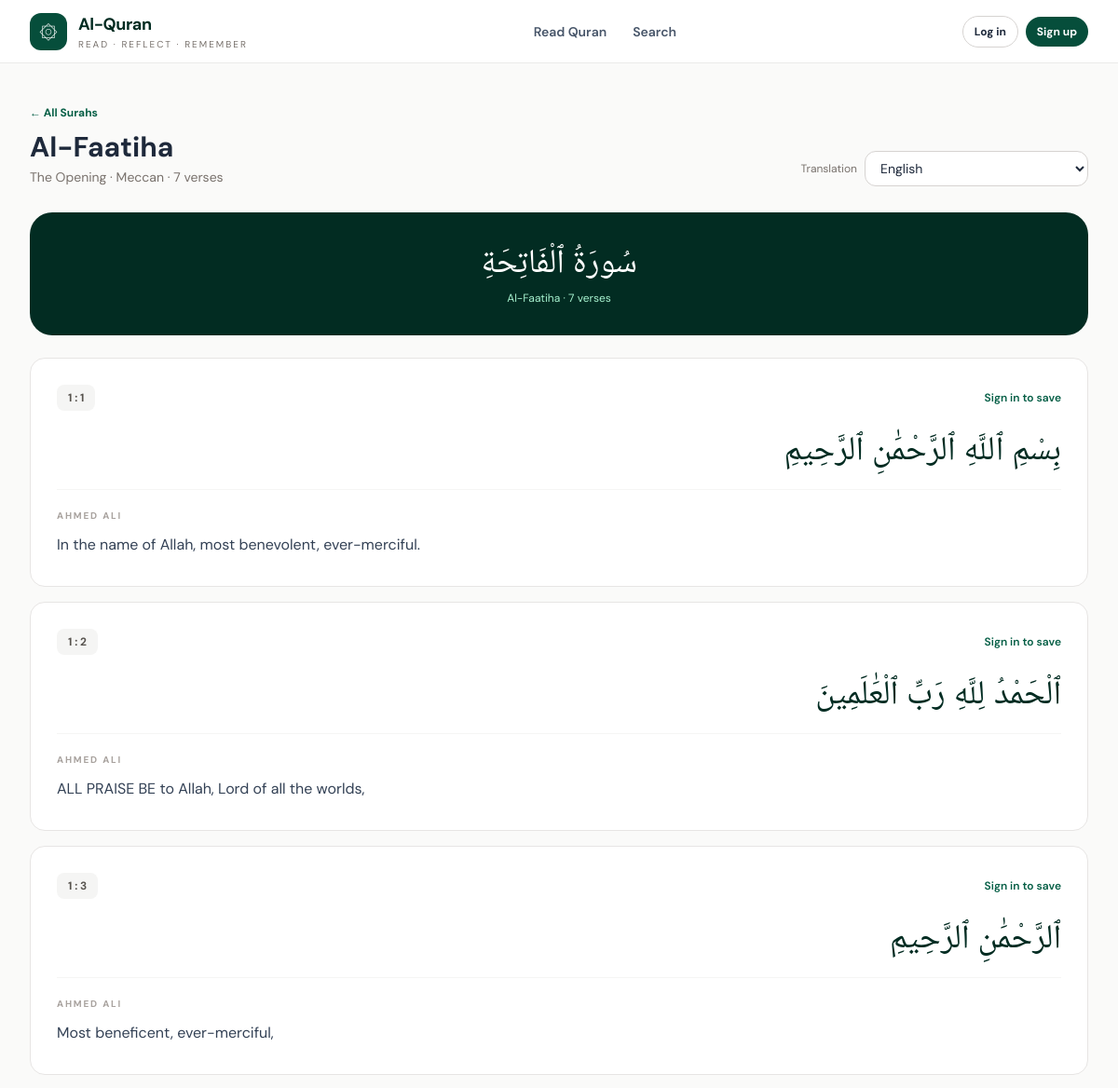
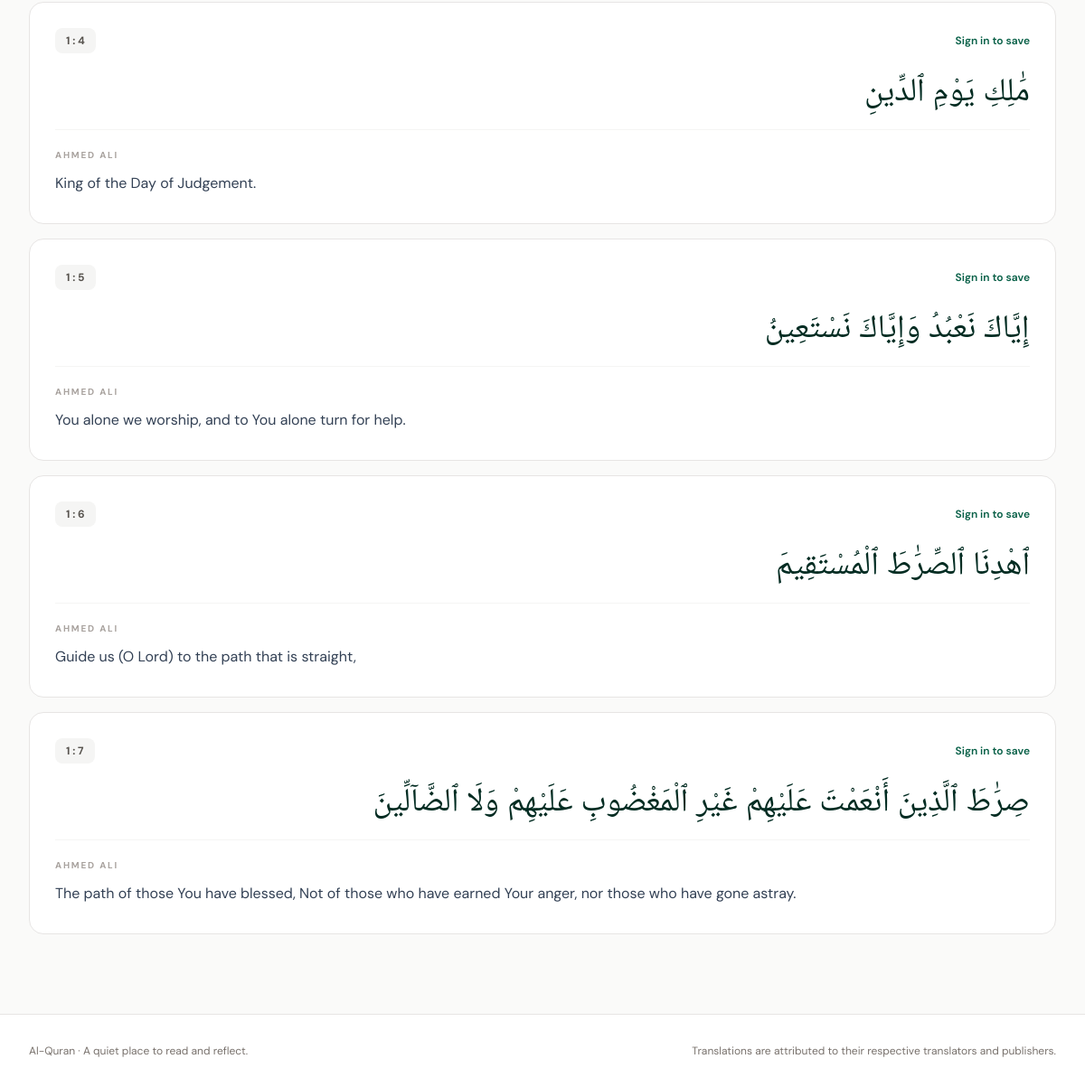
The page /surah/1/ on the database its author committed (2 pictures, top to bottom).
### quran/models.py (models this page shows, shortened)
class Surah(models.Model):
    number = models.PositiveSmallIntegerField(unique=True)
    name_arabic = models.CharField(max_length=120)
    name_english = models.CharField(max_length=120)
    english_meaning = models.CharField(max_length=160, blank=True)
    revelation_type = models.CharField(max_length=20, blank=True)
    total_verses = models.PositiveSmallIntegerField(default=0)
    class Meta:
        ordering = ["number"]

class Ayah(models.Model):
    surah = models.ForeignKey(Surah, on_delete=models.CASCADE, related_name="ayahs")
    verse_number = models.PositiveSmallIntegerField()
    global_number = models.PositiveIntegerField(unique=True)
    arabic_text = models.TextField()
    class Meta:
        ordering = ["surah__number", "verse_number"]
        constraints = [models.UniqueConstraint(fields=["surah", "verse_number"], name="unique_ayah_in_surah")]

class AyahTranslation(models.Model):
    ayah = models.ForeignKey(Ayah, on_delete=models.CASCADE, related_name="translations")
    edition = models.ForeignKey(TranslationEdition, on_delete=models.CASCADE, related_name="ayah_translations")
    text = models.TextField()
    class Meta:
        constraints = [models.UniqueConstraint(fields=["ayah", "edition"], name="unique_ayah_translation")]

class TranslationEdition(models.Model):
    language = models.ForeignKey(Language, on_delete=models.CASCADE, related_name="editions")
    identifier = models.CharField(max_length=100, unique=True)
    translator = models.CharField(max_length=180, blank=True)
    source = models.CharField(max_length=120, default="AlQuran Cloud")
    attribution = models.TextField(blank=True)
    is_default = models.BooleanField(default=False)

### quran/views.py (the view)
# urls.py: path("surah/<int:number>/", views.reader, name="reader"),
def reader(request, number):
    surah = get_object_or_404(Surah, number=number)
    language = selected_language(request)
    ayahs = surah.ayahs.prefetch_related("translations__edition__language")
    saved_ids = set()
    if request.user.is_authenticated:
        saved_ids = set(Bookmark.objects.filter(user=request.user, ayah__surah=surah).values_list("ayah_id", flat=True))
    return render(request, "quran/reader.html", {
        "surah": surah, "ayahs": ayahs, "language": language,
        "languages": Language.objects.filter(is_active=True), "saved_ids": saved_ids,
    })

### quran/views.py (called while the page is built)
def selected_language(request):
    code = request.GET.get("lang") or request.session.get("quran_language", "en")
    language = Language.objects.filter(code=code, is_active=True).first()
    if language:
        request.session["quran_language"] = language.code
    return language or Language.objects.filter(is_active=True).first()

### templates/quran/reader.html (shortened to what this page needs)
{% extends "base.html" %}
{% block content %}
<div class="mb-7 flex flex-wrap items-end justify-between gap-4">
  <div><a href="{% url 'surah_list' %}" class="text-xs font-bold text-emerald-800 hover:underline">← All Surahs</a><h1 class="mt-2 text-3xl font-bold">{{ surah.name_english }}</h1><p class="mt-1 text-sm text-stone-500">{{ surah.english_meaning }} · {{ surah.revelation_type }} · {{ surah.total_verses }} verses</p></div>
  <div class="flex items-center gap-2"><span class="text-xs text-stone-500">Translation</span><select onchange="location.href='?lang='+this.value" class="rounded-xl border border-stone-300 bg-white px-3 py-2 text-sm">{% for item in languages %}<option value="{{ item.code }}" {% if language and item.code == language.code %}selected{% endif %}>{{ item.name }}</option>{% endfor %}</select></div>
</div>
<div class="mb-6 rounded-3xl bg-emerald-950 px-5 py-8 text-center text-white"><p class="quran-arabic text-4xl">{{ surah.name_arabic }}</p><p class="mt-3 text-xs text-emerald-200">{{ surah.name_english }} · {{ surah.total_verses }} verses</p></div>
<div class="space-y-4">
{% for ayah in ayahs %}
<article id="ayah-{{ ayah.id }}" class="rounded-2xl border border-stone-200 bg-white p-5 sm:p-7">
  <div class="mb-5 flex items-center justify-between"><span class="rounded-lg bg-stone-100 px-3 py-1.5 text-xs font-bold text-stone-600">{{ surah.number }} : {{ ayah.verse_number }}</span>
  {% if user.is_authenticated %}<form method="post" action="{% url 'toggle_bookmark' ayah.id %}">{% csrf_token %}<input type="hidden" name="next" value="{% url 'reader' surah.number %}?lang={{ language.code }}#ayah-{{ ayah.id }}"><button aria-label="Bookmark verse" class="rounded-lg px-3 py-1.5 text-sm {% if ayah.id in saved_ids %}bg-amber-100 text-amber-900{% else %}bg-stone-100 text-stone-600{% endif %}">{% if ayah.id in saved_ids %}★ Saved{% else %}☆ Save{% endif %}</button></form>{% else %}<a href="{% url 'login' %}" class="text-xs font-semibold text-emerald-800">Sign in to save</a>{% endif %}
  </div>
  <p class="quran-arabic text-right text-3xl leading-[2.1] text-emerald-950 sm:text-4xl" lang="ar" dir="rtl" translate="no">{{ ayah.arabic_text }}</p>
  {% with translation=ayah.translations.all %}
    {% for item in translation %}{% if language and item.edition.language_id == language.id %}
      <div class="mt-6 border-t border-stone-100 pt-5"><p class="mb-2 text-[10px] font-bold uppercase tracking-[.18em] text-stone-400">{{ item.edition.translator }}</p><p class="text-base leading-8 text-slate-700 {% if language.is_rtl %}text-right{% endif %}" {% if language.is_rtl %}dir="rtl"{% endif %}>{{ item.text }}</p></div>
    {% endif %}{% endfor %}
  {% endwith %}
</article>
{% empty %}<p>No verses imported for this Surah.</p>{% endfor %}
</div>
{% endblock %}

### static/css/site.css (style rules this page uses)
* { box-sizing: border-box; }
body { font-family: "DM Sans", sans-serif; }
.quran-arabic { font-family: "Amiri", "Noto Naskh Arabic", serif; line-height: 2.15; }

### rows shown on the page
Surah: name_english "Al-Faatiha", english_meaning "The Opening", revelation_type "Meccan", total_verses "7", name_arabic "سُورَةُ ٱلْفَاتِحَةِ", number "1"
Ayah: verse_number "1", arabic_text "بِسْمِ ٱللَّهِ ٱلرَّحْمَٰنِ ٱلرَّحِيمِ"
AyahTranslation: edition.translator "AHMED ALI", text "In the name of Allah, most benevolent, ever-merciful."
Ayah: verse_number "2", arabic_text "ٱلْحَمْدُ لِلَّهِ رَبِّ ٱلْعَٰلَمِينَ"
AyahTranslation: edition.translator "AHMED ALI", text "ALL PRAISE BE to Allah, Lord of all the worlds,"
Ayah: verse_number "3", arabic_text "ٱلرَّحْمَٰنِ ٱلرَّحِيمِ"
AyahTranslation: edition.translator "AHMED ALI", text "Most beneficent, ever-merciful,"
Ayah: verse_number "4", arabic_text "مَٰلِكِ يَوْمِ ٱلدِّينِ"
AyahTranslation: edition.translator "AHMED ALI", text "King of the Day of Judgement."
Ayah: verse_number "5", arabic_text "إِيَّاكَ نَعْبُدُ وَإِيَّاكَ نَسْتَعِينُ"
AyahTranslation: edition.translator "AHMED ALI", text "You alone we worship, and to You alone turn for help."
Ayah: verse_number "6", arabic_text "ٱهْدِنَا ٱلصِّرَٰطَ ٱلْمُسْتَقِيمَ"
AyahTranslation: edition.translator "AHMED ALI", text "Guide us (O Lord) to the path that is straight,"
Ayah: verse_number "7", arabic_text "صِرَٰطَ ٱلَّذِينَ أَنْعَمْتَ عَلَيْهِمْ غَيْرِ ٱلْمَغْضُوبِ عَلَيْهِمْ وَلَا ٱلضَّآلِّينَ"
AyahTranslation: edition.translator "AHMED ALI", text "The path of those You have blessed, Not of those who have earned Your anger, nor those who have gone astray."

### other values the page prints
form field value "English"
